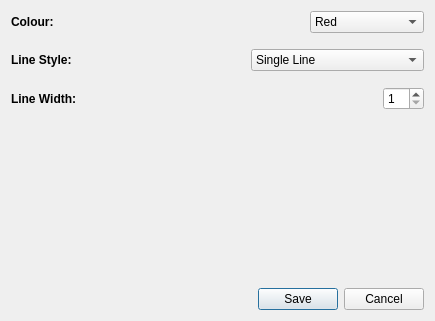
<?xml version="1.0" encoding="UTF-8"?>
<ui version="4.0">
 <class>SettingWindow</class>
 <widget class="QDialog" name="SettingWindow">
  <property name="geometry">
   <rect>
    <x>0</x>
    <y>0</y>
    <width>435</width>
    <height>321</height>
   </rect>
  </property>
  <property name="windowTitle">
   <string>Dialog</string>
  </property>
  <layout class="QVBoxLayout" name="verticalLayout_3">
   <item>
    <layout class="QVBoxLayout" name="verticalLayout_2">
     <item>
      <layout class="QVBoxLayout" name="verticalLayout">
       <item>
        <layout class="QHBoxLayout" name="horizontalLayout">
         <item>
          <widget class="QLabel" name="label">
           <property name="font">
            <font>
             <bold>true</bold>
            </font>
           </property>
           <property name="text">
            <string>Colour:</string>
           </property>
          </widget>
         </item>
         <item>
          <spacer name="horizontalSpacer">
           <property name="orientation">
            <enum>Qt::Horizontal</enum>
           </property>
           <property name="sizeHint" stdset="0">
            <size>
             <width>40</width>
             <height>20</height>
            </size>
           </property>
          </spacer>
         </item>
         <item>
          <widget class="QComboBox" name="colour_comboBox">
           <item>
            <property name="text">
             <string>Red</string>
            </property>
           </item>
           <item>
            <property name="text">
             <string>Green</string>
            </property>
           </item>
           <item>
            <property name="text">
             <string>Blue</string>
            </property>
           </item>
           <item>
            <property name="text">
             <string>Dark Red</string>
            </property>
           </item>
           <item>
            <property name="text">
             <string>Dark Green</string>
            </property>
           </item>
           <item>
            <property name="text">
             <string>Dark Blue</string>
            </property>
           </item>
           <item>
            <property name="text">
             <string>Cyan</string>
            </property>
           </item>
           <item>
            <property name="text">
             <string>Magenta</string>
            </property>
           </item>
           <item>
            <property name="text">
             <string>Yellow</string>
            </property>
           </item>
           <item>
            <property name="text">
             <string>Gray</string>
            </property>
           </item>
           <item>
            <property name="text">
             <string>Dark Cyan</string>
            </property>
           </item>
           <item>
            <property name="text">
             <string>Dark Mangenta</string>
            </property>
           </item>
           <item>
            <property name="text">
             <string>Dark Yellow</string>
            </property>
           </item>
           <item>
            <property name="text">
             <string>Dark Gray</string>
            </property>
           </item>
          </widget>
         </item>
        </layout>
       </item>
       <item>
        <spacer name="verticalSpacer">
         <property name="orientation">
          <enum>Qt::Vertical</enum>
         </property>
         <property name="sizeType">
          <enum>QSizePolicy::Fixed</enum>
         </property>
         <property name="sizeHint" stdset="0">
          <size>
           <width>20</width>
           <height>10</height>
          </size>
         </property>
        </spacer>
       </item>
       <item>
        <layout class="QHBoxLayout" name="horizontalLayout_2">
         <item>
          <widget class="QLabel" name="label_2">
           <property name="font">
            <font>
             <bold>true</bold>
            </font>
           </property>
           <property name="text">
            <string>Line Style:</string>
           </property>
          </widget>
         </item>
         <item>
          <spacer name="horizontalSpacer_2">
           <property name="orientation">
            <enum>Qt::Horizontal</enum>
           </property>
           <property name="sizeHint" stdset="0">
            <size>
             <width>40</width>
             <height>20</height>
            </size>
           </property>
          </spacer>
         </item>
         <item>
          <widget class="QComboBox" name="style_comboBox">
           <property name="sizePolicy">
            <sizepolicy hsizetype="Expanding" vsizetype="Fixed">
             <horstretch>0</horstretch>
             <verstretch>0</verstretch>
            </sizepolicy>
           </property>
           <item>
            <property name="text">
             <string>Single Line</string>
            </property>
           </item>
           <item>
            <property name="text">
             <string>Left Step Line</string>
            </property>
           </item>
           <item>
            <property name="text">
             <string>Right Step Line</string>
            </property>
           </item>
           <item>
            <property name="text">
             <string>Centre Step Line</string>
            </property>
           </item>
          </widget>
         </item>
        </layout>
       </item>
       <item>
        <spacer name="verticalSpacer_2">
         <property name="orientation">
          <enum>Qt::Vertical</enum>
         </property>
         <property name="sizeType">
          <enum>QSizePolicy::Fixed</enum>
         </property>
         <property name="sizeHint" stdset="0">
          <size>
           <width>20</width>
           <height>10</height>
          </size>
         </property>
        </spacer>
       </item>
       <item>
        <layout class="QHBoxLayout" name="horizontalLayout_3">
         <item>
          <widget class="QLabel" name="label_3">
           <property name="font">
            <font>
             <bold>true</bold>
            </font>
           </property>
           <property name="text">
            <string>Line Width:</string>
           </property>
          </widget>
         </item>
         <item>
          <spacer name="horizontalSpacer_3">
           <property name="orientation">
            <enum>Qt::Horizontal</enum>
           </property>
           <property name="sizeHint" stdset="0">
            <size>
             <width>40</width>
             <height>20</height>
            </size>
           </property>
          </spacer>
         </item>
         <item>
          <widget class="QSpinBox" name="width_spinBox">
           <property name="minimum">
            <number>1</number>
           </property>
           <property name="maximum">
            <number>20</number>
           </property>
          </widget>
         </item>
        </layout>
       </item>
      </layout>
     </item>
     <item>
      <spacer name="verticalSpacer_3">
       <property name="orientation">
        <enum>Qt::Vertical</enum>
       </property>
       <property name="sizeHint" stdset="0">
        <size>
         <width>20</width>
         <height>40</height>
        </size>
       </property>
      </spacer>
     </item>
     <item>
      <layout class="QHBoxLayout" name="horizontalLayout_4">
       <item>
        <spacer name="horizontalSpacer_4">
         <property name="orientation">
          <enum>Qt::Horizontal</enum>
         </property>
         <property name="sizeHint" stdset="0">
          <size>
           <width>40</width>
           <height>20</height>
          </size>
         </property>
        </spacer>
       </item>
       <item>
        <widget class="QPushButton" name="save_pushButton">
         <property name="text">
          <string>Save</string>
         </property>
        </widget>
       </item>
       <item>
        <widget class="QPushButton" name="cancel_pushButton">
         <property name="text">
          <string>Cancel</string>
         </property>
        </widget>
       </item>
      </layout>
     </item>
    </layout>
   </item>
  </layout>
 </widget>
 <resources/>
 <connections/>
</ui>
